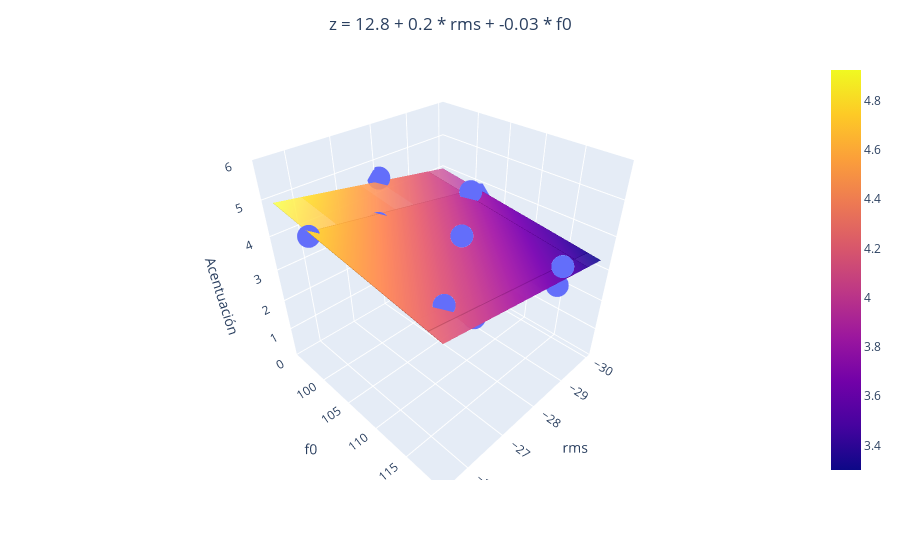

The notebook cell this image was saved under:
### Code cell
if len(dicc_model) == 2:
    import plotly.express as px
    import plotly.graph_objects as go

    # Seleccionamos solo las características seleccionadas en X
    X_selected = X[:, selected_features]

    # Entrenamos el modelo de regresión con las características seleccionadas
    regr_multivar = LinearRegression()
    regr_multivar.fit(X_selected, y)

    # Obtenemos las predicciones del modelo para las características seleccionadas
    y_pred = regr_multivar.predict(X_selected)

    # Crear la figura
    fig = px.scatter_3d(x=X_selected[:, 0], y=X_selected[:, 1], z=y)

    # Crear el plano de regresión
    xx, yy = np.meshgrid(X_selected[:, 0], X_selected[:, 1])
    zz = regr_multivar.intercept_ + np.dot(np.array([xx.ravel(), yy.ravel()]).T, regr_multivar.coef_.ravel()).reshape(xx.shape)
    fig.add_trace(go.Surface(x=xx, y=yy, z=zz, opacity=0.5))

    # Construir la cadena de texto para la ecuación del plano
    equation = f'z = {regr_multivar.intercept_.round(2)}'
    for i, (key, model) in enumerate(dicc_model.items()):
        equation += f' + {regr_multivar.coef_[i].round(2)} * {key.replace("_model", "")}'
    
    # Centrar el título
    fig.update_layout(title=dict(text=equation, x=0.5, xanchor='center'))

    # Etiquetas de los ejes y rango del eje z
    fig.update_layout(scene=dict(xaxis_title=list(dicc_model.keys())[0].replace("_model", ""), yaxis_title=list(dicc_model.keys())[1].replace("_model", ""), zaxis_title='Acentuación', zaxis=dict(range=[0, 6]), yaxis=dict(tickvals=[100, 105, 110, 115])))

    fig.write_html(
       os.path.join(PATH, TEST_FOLDER, REGGRESSION_FOLDER, PARAMETRIC_FOLDER, ACENTUACION_FOLDER, FEMALE_FOLDER, 'regresion_acentuacion_multivariable_female.html')
    )

    fig.show()

### Figure 1 — Plotly figure (JSON) as saved in the notebook; plotly's stock layout.template omitted (floating-point values rounded to 4 significant figures)
{"data": [{"hovertemplate": "x=%{x}<br>y=%{y}<br>z=%{z}<extra></extra>", "legendgroup": "", "marker": {"color": "#636efa", "symbol": "circle"}, "mode": "markers", "name": "", "scene": "scene", "showlegend": false, "type": "scatter3d", "x": [-27.5, -26.1, -27, -30, -29, -28.5, -25.5, -26.5, -29.5, -28], "y": [111.1, 116.4, 101.3, 101.5, 117.7, 119.6, 101.0, 117.9, 102.3, 94.71], "z": [4.551, 4.245, 4.224, 3.673, 2.959, 4.041, 4.633, 3.837, 4.061, 4.531]}, {"opacity": 0.5, "type": "surface", "x": [[-27.5, -26.1, -27, -30, -29, -28.5, -25.5, -26.5, -29.5, -28], [-27.5, -26.1, -27, -30, -29, -28.5, -25.5, -26.5, -29.5, -28], [-27.5, -26.1, -27, -30, -29, -28.5, -25.5, -26.5, -29.5, -28], [-27.5, -26.1, -27, -30, -29, -28.5, -25.5, -26.5, -29.5, -28], [-27.5, -26.1, -27, -30, -29, -28.5, -25.5, -26.5, -29.5, -28], [-27.5, -26.1, -27, -30, -29, -28.5, -25.5, -26.5, -29.5, -28], [-27.5, -26.1, -27, -30, -29, -28.5, -25.5, -26.5, -29.5, -28], [-27.5, -26.1, -27, -30, -29, -28.5, -25.5, -26.5, -29.5, -28], [-27.5, -26.1, -27, -30, -29, -28.5, -25.5, -26.5, -29.5, -28], [-27.5, -26.1, -27, -30, -29, -28.5, -25.5, -26.5, -29.5, -28]], "y": [[111.1, 111.1, 111.1, 111.1, 111.1, 111.1, 111.1, 111.1, 111.1, 111.1], [116.4, 116.4, 116.4, 116.4, 116.4, 116.4, 116.4, 116.4, 116.4, 116.4], [101.3, 101.3, 101.3, 101.3, 101.3, 101.3, 101.3, 101.3, 101.3, 101.3], [101.5, 101.5, 101.5, 101.5, 101.5, 101.5, 101.5, 101.5, 101.5, 101.5], [117.7, 117.7, 117.7, 117.7, 117.7, 117.7, 117.7, 117.7, 117.7, 117.7], [119.6, 119.6, 119.6, 119.6, 119.6, 119.6, 119.6, 119.6, 119.6, 119.6], [101.0, 101.0, 101.0, 101.0, 101.0, 101.0, 101.0, 101.0, 101.0, 101.0], [117.9, 117.9, 117.9, 117.9, 117.9, 117.9, 117.9, 117.9, 117.9, 117.9], [102.3, 102.3, 102.3, 102.3, 102.3, 102.3, 102.3, 102.3, 102.3, 102.3], [94.71, 94.71, 94.71, 94.71, 94.71, 94.71, 94.71, 94.71, 94.71, 94.71]], "z": [[4.048, 4.33, 4.149, 3.545, 3.746, 3.847, 4.451, 4.249, 3.645, 3.947], [3.897, 4.179, 3.997, 3.393, 3.595, 3.695, 4.299, 4.098, 3.494, 3.796], [4.331, 4.613, 4.432, 3.828, 4.029, 4.13, 4.734, 4.533, 3.928, 4.231], [4.325, 4.607, 4.425, 3.821, 4.023, 4.123, 4.727, 4.526, 3.922, 4.224], [3.857, 4.138, 3.957, 3.353, 3.554, 3.655, 4.259, 4.058, 3.454, 3.756], [3.803, 4.085, 3.904, 3.3, 3.501, 3.602, 4.206, 4.005, 3.401, 3.703], [4.34, 4.622, 4.441, 3.837, 4.038, 4.139, 4.743, 4.542, 3.938, 4.24], [3.852, 4.134, 3.953, 3.349, 3.55, 3.651, 4.255, 4.053, 3.449, 3.751], [4.304, 4.585, 4.404, 3.8, 4.001, 4.102, 4.706, 4.505, 3.901, 4.203], [4.522, 4.804, 4.623, 4.019, 4.22, 4.321, 4.925, 4.723, 4.119, 4.421]]}], "layout": {"legend": {"tracegroupgap": 0}, "margin": {"t": 60}, "scene": {"domain": {"x": [0, 1], "y": [0, 1]}, "xaxis": {"title": {"text": "rms"}}, "yaxis": {"tickvals": [100, 105, 110, 115], "title": {"text": "f0"}}, "zaxis": {"range": [0, 6], "title": {"text": "Acentuación"}}}, "title": {"text": "z = 12.8 + 0.2 * rms + -0.03 * f0", "x": 0.5, "xanchor": "center"}}}
